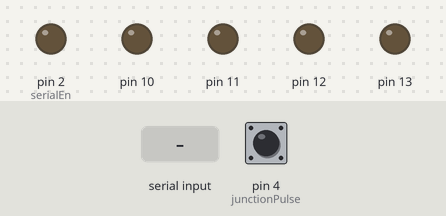
Simulated run of this sketch. Board: Arduino Uno, built with avr-gcc and run on an emulated ATmega328P. Shown: output pins drawn as LEDs (lit = HIGH). The test bench sets the inputs (shaded band); at power-on: pin 4 (junctionPulse) LOW. What the sketch prints to the serial monitor is not drawn.

Above: at 1.2 s.
1.3 s: "1" received over Serial
At 1.7 s:
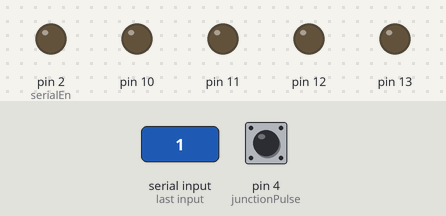
2.9 s: "2" received over Serial
At 4.1 s:
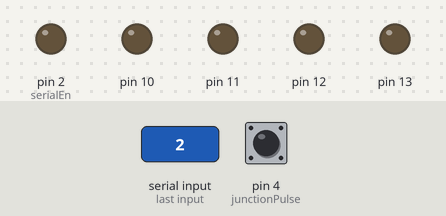
Timing chart, 0 to 5.9 s (numbered marks = the images above; inputs shaded):
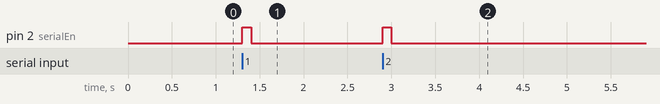

The sketch:

LSA_UART.ino
```cpp
const byte rx = 0;    // Defining pin 0 as Rx
const byte tx = 1;    // Defining pin 1 as Tx
const byte serialEn = 2;    // Connect UART output enable of LSA08 to pin 2
const byte junctionPulse = 4;   // Connect JPULSE of LSA08 to pin 4

unsigned int junctionCount = 0;   // Variable to store junction count value

void setup() {
  pinMode(serialEn,OUTPUT);   // Setting serialEn as digital output pin
  pinMode(junctionPulse,INPUT);   // Setting junctionPulse as digital input pin

  // Setting pin 10 - 13 as digital output pin
  for(byte i=10;i<=13;i++) {
    pinMode(i,OUTPUT);
  }

  // Setting initial condition of serialEn pin to HIGH
  digitalWrite(serialEn,HIGH);

  // Begin serial communication with baudrate 9600
  Serial.begin(9600);

  // Clear internal junction counter of LSA08
  clearJunction();

}

void loop() {
  byte dummy = 0;   // Declare a dummy variable to store incoming data

  // Checking for junction crossing, if juction detected,
  // keep m+oving forward
  if(digitalRead(junctionPulse)) {
    while(digitalRead(junctionPulse)) {

    }
    // Retrieve the junction count from LSA08
    // You can do whatever you want with the junction count
    junctionCount = getJunction();
  }

  digitalWrite(serialEn,LOW);   // Set serialEN to LOW to request UART data
  while(Serial.available() <= 0);   // Wait for data to be available
  dummy = Serial.read();    // Read incoming data and store in dummy
  digitalWrite(serialEn,HIGH);    // Stop requesting for UART data

  // Checking for sensor number 1 and 2, if line detected, move left
  if(bitRead(dummy,1) || bitRead(dummy,2))
 Serial.println("LEFT");


  // Checking for sensor number 5 and 6, if line detected, move right
  else if(bitRead(dummy,5) || bitRead(dummy,6))
 Serial.println("RIGHT");

  // Checking for sensors number 3 and 4,
  // if line is detected by either of these sensor, move forward
  else if(bitRead(dummy,3)||bitRead(dummy,4))
 Serial.println("FORWARD");

  // If no line is detected, stay at the position
  else
 Serial.println("NO LINE DETECTED");

  // Put some delay to avoid the robot jig while making a turn
  delay(100);

}

// Function to clear internal junction counter of LSA08
void clearJunction() {
  char address = 0x01;
  char command = 'X';
  char data = 0x00;
  char checksum = address + command + data;

  Serial.write(address);
  Serial.write(command);
  Serial.write(data);
  Serial.write(checksum);
}

// Function to retrieve junction count from LSA08
int getJunction() {
  char address = 0x01;
  char command = 'X';
  char data = 0x01;
  char checksum = address + command + data;

  Serial.write(address);
  Serial.write(command);
  Serial.write(data);
  Serial.write(checksum);

  while(Serial.available() <= 0);
  return (int(Serial.read()));
}
```

Measured:
- after the input at 1.3 s, pin 2 (serialEn): LOW → HIGH at once, → LOW 0.10 s later
- after the input at 2.9 s, pin 2 (serialEn): LOW → HIGH at once, → LOW 0.10 s later
